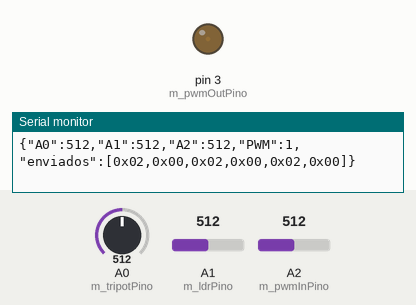
Simulated run of this sketch. Board: Arduino Uno, built with avr-gcc and run on an emulated ATmega328P. Parts: output pins drawn as LEDs (lit = HIGH), the last lines printed to the serial monitor. The inputs (shaded band) are chosen by the test bench; at power-on: A0 (m_tripotPino) = 512, A1 (m_ldrPino) = 512, A2 (m_pwmInPino) = 512. No radio packets arrive unless stated.

Above: at 1.2 s.
1.3 s: A0 (m_tripotPino) set to 716
3.5 s: A1 (m_ldrPino) set to 716
5.5 s: A2 (m_pwmInPino) set to 716
7.5 s: A0 (m_tripotPino) set to 900
9.5 s: A1 (m_ldrPino) set to 900
11.5 s: A2 (m_pwmInPino) set to 511
At 26.9 s:
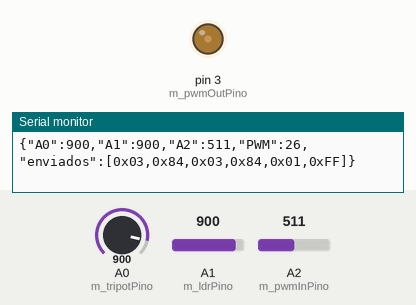
Timing chart, 0 to 28.6 s (numbered marks = the images above; inputs shaded):
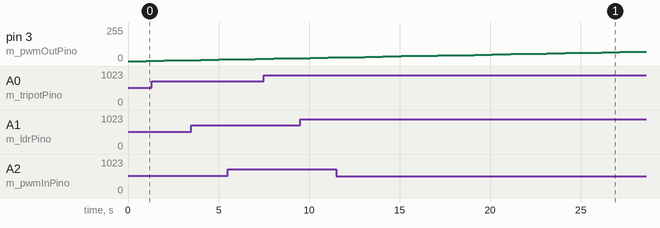

The sketch:

RemoteOscilloscope.ino
```cpp
// utilizar #define com o modo de operação desejado (TRANSAMISSOR ou RECEPTOR) no arquivo definicoes.h
#include "definicoes.h"

#ifdef TRANSMISSOR
  #include "transmissor.h"
#elif defined(RECEPTOR)
  #include "receptor.h"
#endif
void setup(){
  Serial.begin(500000);
  while(!Serial){delay(1000);}
  Serial.println(F("Serial iniciada!"));

  #ifdef TRANSMISSOR
    Transmissor::init();
  #elif defined(RECEPTOR)
    Receptor::init();
  #endif

  Serial.println(F("Dispositivo iniciado!"));
};

void loop(){
  #ifdef TRANSMISSOR
    Transmissor::loop();
  #elif defined(RECEPTOR)
    Receptor::loop();
  #endif
};
```

definicoes.cpp
```cpp
#include "definicoes.h"
float digitalToVolts(uint16_t digital){
  return (5*float(digital))/1023;
};
uint16_t voltsToDigital(float volts){
  return uint16_t((1023*volts)/5);
};

/*
** Tipos: número real, númerro inteiro ou caracter
** Inteiro com ou sem sinal
** Real float ou double
** 2 bits para tipo
** Tipo 0 caracter e tamanho define a quantidade de caracteres
** Tipo 1 real e tamanho define a precisão
** Tipo 2 inteiro sem sinal e tamanho define precisão
** Tipo 3 inteiro com sinal e tamanho define
** 6 bits para tamanho max de 63 bytes

** Algoritmo para dados genéricos
posicao = 0;
while(posicao < tamanho){
  tamanho_corrente = dados[posicao]  >> 2; // 6 bits para tamanho
  switch(dados[posicao] & 0b00000011){
    case 0b00000001:// número real
      if(tamanho_corrente == sizeof(double)){
        // é um double
        double valor = 0.0;
        for(uint8_t indice = 0;indice < sizeof(double);indice++){
          valor = (valor << (8*indice)) | dados[posicao];
          posicao++
        }
      }else if(tamanho_corrente == sizeof(float)){
        // é um float
        float valor = 0.0;
        for(uint8_t indice = 0;indice < sizeof(double_bytes);indice++){
          valor = (valor << (8*indice)) | dados[posicao];
          posicao++;
        }
      }else{
        // se tamanho incompatível com double ou float trata como caracteres
        char valor[tamanho_corrente];
        for(uint8_t indice = 0;indice < tamanho_correntr;indice++){
          valor[início] = dados[posicao];
          posicao++;
         }
      }
    break;
    case 0b00000010:// inteiro sem sinal

      break;
    case 0b00000011:// inteiro com sinal

      break;
    default:
     char valor[tamanho_corrente];
      for(uint8_t indice = 0;indice < tamanho_correntr;indice++){
         valor[início] = dados[posicao];
         posicao++;
      }
  };
}
*/
```

definicoes.h
```cpp
// Definir o pinos do receptor e transmissor e velocidade de comunicação
#ifndef DEFINICOES_H
#define DEFINICOES_H

#define PINO_RECEPTOR 11
#define PINO_TRNASMISSOR 12
#define VELOCIDADE_WIFI 4000
#define MENSAGEM 10 // tamanho das mensagens em bytes
#define TRANSMISSOR /*RECEPTOR*/

#include <Arduino.h>

float digitalToVolts(uint16_t digital);
uint16_t voltsToDigital(float volts);

#endif /* DEFINICOES_H */
```

receptor.cpp
```cpp
#include "Arduino.h"
#include "receptor.h"

#ifdef RECEPTOR

#include <Wire.h>

// Inicialização dos atributos estáticos
RH_ASK Receptor::m_receptor(VELOCIDADE_WIFI,PINO_RECEPTOR,PINO_TRNASMISSOR);//objeto para comunicação sem fio
Adafruit_SSD1306 Receptor::m_tela(SCREEN_WIDTH,SCREEN_HEIGHT, &Wire, OLED_RESET);// objeto para utilização da tela
uint8_t Receptor::Receptor::m_estados = 0;
uint8_t Receptor::m_dados[MENSAGEM];
uint8_t Receptor::m_tamanho = 0;
uint16_t Receptor::m_entradas[GRAFICOS];
uint8_t Receptor::m_graficos[GRAFICOS][GLARGURA];

// espaçamento horizontal do eixo vertical | largura do TIC do eixo vertical | espaçamento vertical do eixo vertical | largura da área do gráfico em pixels | altura da área do gráfico em pixels
static const uint8_t PROGMEM parametros[] = {VLARGURA,TLARGURA,VALTURA,GLARGURA,SCREEN_HEIGHT-VALTURA-1};// parâmetros dos gráficos
uint8_t eixoxi = 0, eixoxf = 0; //posições inicial e final do eixo X
uint8_t largura_grafico = 0;    // largura atual do gráfico
unsigned int milissegundos = 0; // temporizador em milissegundos
unsigned int segundos      = 0; // temporizador em segundos

Receptor::Receptor(){};
Receptor::~Receptor(){};
void Receptor::init(void){
  if((Receptor::m_estados & 0b00000001) == 0){
    for(int indice=0;indice<MENSAGEM;indice++){
      Receptor::m_dados[indice] = 0x00;
    }
    if(Receptor::m_receptor.init()){
      Receptor::m_estados |= 0b00000001;// ativa a flag indicando que o receptor foi iniciado
      Serial.print(F("Receptor iniciado com velocidade de "));
      Serial.print(Receptor::m_receptor.speed(),DEC);
      Serial.println(F("bps"));
    }else{
      Serial.println(F("Não foi possivel iniciar o receptor"));
      Serial.println(F("Por favor reinicie e tente novamente"));
    }
  }
  if((Receptor::m_estados & 0b00000010) == 0){
    for(uint8_t grafico = 0;grafico < GRAFICOS; grafico++){
      for(uint8_t x = 0;x < GLARGURA;x++) {
        Receptor::m_graficos[grafico][x] = 0;
      }
    }
    if(Receptor::m_tela.begin(SSD1306_SWITCHCAPVCC,SCREEN_ADDRESS)) {
      //Memória livre mínima 624bytes para criação do buffer
      Receptor::m_estados |= 0b00000010;// ativa a flag indicando que a tela foi iniciada
      Receptor::m_tela.clearDisplay();//limpa display
      Receptor::m_tela.display();//atualiza display
      configurarTimer();
      Serial.println(F("Display iniciado com sucesso"));
    }else{
      Serial.println(F("Não foi possivel iniciar o display"));
      Serial.println(F("Por favor reinicie e tente novamente"));
    }
  }
};
void Receptor::loop(void){
  Receptor::receberDados();
  Receptor::atualizarTela();
};
void Receptor::receberDados(void){
  if((Receptor::m_estados & 0b00000001) == 0){
    for(int indice=0;indice<MENSAGEM;indice++){
      Receptor::m_dados[indice] = 0x00;
    }
    if(Receptor::m_receptor.init()){
      Receptor::m_estados |= 0b00000001;// ativa a flag indicando que o receptor foi iniciado
      Serial.println(F("Receptor iniciado com sucesso"));
      // se receptor iniciado com suscesso  executa rotina de obtenção dos dados
      // Checa se alguma mensagem chegou
      Receptor::m_tamanho = sizeof(Receptor::m_dados);// tamanho máximo do buffer
      if(Receptor::m_receptor.recv(Receptor::m_dados,&Receptor::m_tamanho)){
        atualizarDados();
      }
    }else{
      Serial.println(F("Não foi possivel iniciar o receptor"));
      Serial.println(F("Por favor reinicie e tente novamente"));
    }
  }else{
    Receptor::m_tamanho = sizeof(Receptor::m_dados);// tamanho máximo do buffer
    if(Receptor::m_receptor.recv(Receptor::m_dados,&Receptor::m_tamanho)){
      atualizarDados();
    }
  }
};
void Receptor::atualizarDados(void){
  if(Receptor::m_tamanho>1){
    // canal analágico A0
    Receptor::m_entradas[0] = Receptor::m_dados[0];
    Receptor::m_entradas[0] = Receptor::m_entradas[0] << 8;
    Receptor::m_entradas[0] |= Receptor::m_dados[1];
    Receptor::m_graficos[0][eixoxf] = SCREEN_HEIGHT-1-map(Receptor::m_entradas[0],0,1023,0,parametros[4]);
  }
  if(Receptor::m_tamanho>3){
    // canal analágico A1
    Receptor::m_entradas[1] = Receptor::m_dados[2];
    Receptor::m_entradas[1] = Receptor::m_entradas[1] << 8;
    Receptor::m_entradas[1] |= Receptor::m_dados[3];
    Receptor::m_graficos[1][eixoxf] = SCREEN_HEIGHT-1-map(Receptor::m_entradas[1],0,1023,0,parametros[4]);
  }
  if(Receptor::m_tamanho>5){
    // canal analágico A2
    Receptor::m_entradas[2] = Receptor::m_dados[4];
    Receptor::m_entradas[2] = Receptor::m_entradas[2] << 8;
    Receptor::m_entradas[2] |= Receptor::m_dados[5];
    Receptor::m_graficos[2][eixoxf] = SCREEN_HEIGHT-1-map(Receptor::m_entradas[2],0,1023,0,parametros[4]);
  }
  if(largura_grafico < parametros[3]){
    largura_grafico++;// aumenta a largura utilizada do gráfico
  }else{
    eixoxi = (eixoxi+1) % parametros[3];// desloca o gráfico para a direita
  }
  eixoxf = (eixoxf+1) % parametros[3];
  imprimirMensagem();
};
void Receptor::atualizarTela(void) {
  if((Receptor::m_estados & 0b00000010) && (Receptor::m_estados & 0b00000100)){
    Receptor::desativarAtualizacao();
    Receptor::m_tela.clearDisplay();
    Receptor::m_tela.setTextSize(1);
    Receptor::m_tela.setTextColor(WHITE);
    Receptor::m_tela.setCursor(50,0);
    Receptor::m_tela.cp437(true);
    Receptor::m_tela.print(F("A"));
    Receptor::m_tela.print(Receptor::m_estados >> 4,DEC);
    Receptor::m_tela.print(F(" = "));
    if(Receptor::m_estados & 0b00001000){
      Receptor::m_tela.println(digitalToVolts(Receptor::m_entradas[Receptor::m_estados >> 4]),2);
    }else{
      Receptor::m_tela.println(Receptor::m_entradas[Receptor::m_estados >> 4],DEC);
    }
    Receptor::m_tela.drawFastVLine(parametros[0],parametros[2],parametros[4],WHITE);// deselha linha do eixo vertical
    Receptor::m_tela.drawFastHLine(parametros[0]-parametros[1],parametros[2],parametros[1],WHITE);// desenha linha horizontal do valor máximo
    Receptor::m_tela.drawFastHLine(parametros[0]-parametros[1],(SCREEN_HEIGHT-1+parametros[2])/2,parametros[1],WHITE);// desenha linha horizontal do valor médio
    Receptor::m_tela.drawFastHLine(parametros[0]-parametros[1],SCREEN_HEIGHT-1,parametros[1],WHITE);// desenha linha horizontal do valor mínimo
    uint8_t gap = parametros[4]/10;
    uint8_t ticy = parametros[2];
    // desenha 4 linhas horizontais a partir do valor máximo
    for(uint8_t i = 0;i<5;i++){
      ticy += gap;
      Receptor::m_tela.drawFastHLine(parametros[0]-(parametros[1]/2),ticy,parametros[1]/2,WHITE);
    }
    ticy = (SCREEN_HEIGHT-1+parametros[2])/2;
    // desenha 4 linhas horizontais a partir do valor médio
    for(uint8_t i = 0;i<5;i++){
      ticy += gap;
      Receptor::m_tela.drawFastHLine(parametros[0]-(parametros[1]/2),ticy,parametros[1]/2,WHITE);
    }
    // coloca os textos no eixo Y
    if(Receptor::m_estados & 0b00001000){
      Receptor::m_tela.println(F("5.00"));
      Receptor::m_tela.println(F("2.50"));
      Receptor::m_tela.println(F("0.00"));
    }else{
      Receptor::m_tela.println(F("1023"));
      Receptor::m_tela.println(F(" 512"));
      Receptor::m_tela.println(F("   0"));
    }
    // Desenhando gráfico
    // percorre a lista de valores do gráfico correspondente
    uint8_t xa = 0,ya = 0;// mantém os valores de x e y anteriores
    for(uint8_t indice = 0 ; indice < largura_grafico; indice++){
      uint8_t x  = indice + parametros[0]+GAPGRAFICO;
      uint8_t y  = Receptor::m_graficos[Receptor::m_estados >> 4][(indice+eixoxi) % parametros[3]];
      if(indice > 0){
        Receptor::m_tela.drawLine(xa,ya,x,y,WHITE);
      }
      xa = x;
      ya = y;
    }
    Receptor::m_tela.display();
  }
};
void Receptor::imprimirMensagem(void){
  Serial.print(F("{"));
  Serial.print(F("\"A0\":"));
  Serial.print(Receptor::m_entradas[0],DEC);
  Serial.print(F(",\"A1\":"));
  Serial.print(Receptor::m_entradas[1],DEC);
  Serial.print(F(",\"A2\":"));
  Serial.print(Receptor::m_entradas[2],DEC);
  Serial.print(F(",\"recebidos\":["));
  if(Receptor::m_tamanho>0){
    Serial.print(F("0x"));
    if(Receptor::m_dados[0] < 16){
      Serial.print(F("0"));
    }
    Serial.print(Receptor::m_dados[0],HEX);
    for(int indice=1;indice < Receptor::m_tamanho;indice++){
      Serial.print(F(",0x"));
      if(Receptor::m_dados[indice] < 16){
        Serial.print(F("0"));
      }
      Serial.print(Receptor::m_dados[indice],HEX);
    }
  }else{
    Serial.print(F(" "));
  }
  Serial.println(F("]}"));
};
void Receptor::ativarAtualizacao(void){
  if((Receptor::m_estados & 0b00000010)){
    Receptor::m_estados |= 0b00000100;//ativa flag indicando que a tela pode ser atualizada
  }
};
void Receptor::desativarAtualizacao(void){
  Receptor::m_estados &= 0b11111011;//desativa flag indicando que tela foi atualizada
};
void Receptor::trocarGrafico(void){
  uint8_t grafico = Receptor::m_estados >> 4;//recupera as flags indicativas das saídas analógicas
  Receptor::m_estados &= 0b00001111;//zera as flags indicativas das saídas analógicas
  grafico++;
  if(grafico < GRAFICOS){
    Receptor::m_estados |= grafico << 4;
  }else{
    Receptor::m_estados ^= 0b00001000;//inverte a flag indicativa do tipo de gráfico
  }
};
void configurarTimer(void){
  //Timer operando em modo CTC e Com saídas OC1A e OC1B desconectadas
  //Compare Output Mode COM1A = 00 e WGM = 12 = 0xC
  //TIMER COUNTER CONTROL REGISTER A >>>  COM2A|COM2A|COM2B|COM2B|     |     |WGM21|WGM20
  TCCR2A  = 0x02;//Modo CTC          >>>    0  |  0  |  0  |  0  |  0  |  0  |  1  |  0
  //TIMER COUNTER CONTROL REGISTER B >>>  FOC2A|FOC2B|     |     |WGM22| CS22| CS21| CS20
  TCCR2B  = 0x05;// Prescaler 128    >>>    0  |  0  |  0  |  0  |  0  |  1  |  0  |  1
  //Definindo valor limite para comparação
  OCR2B  = 0x7D;//contagem -->> (125*128*62,5)/1000000000 = 1ms
  TCNT2  = 0x00;//iniciando contador
  //TIMER INTERRUPTION MASK          >>>       |     |     |     |     |OCIEB|OCIEA| TOIE
  TIMSK2 = 0b00000100;//Habilita interrupção do Comparador da Saída B
};
ISR(TIMER2_COMPB_vect){
  TCNT2 = 0x0000;// Reinicializa o registrador do Timer2
  milissegundos++;
  if(milissegundos >= 1000){
    segundos++;
    milissegundos = 0;
    if(segundos >= INTERVALO){
      segundos = 0;
      if(largura_grafico > 0){
        Receptor::trocarGrafico();// troca de gráfico a cada INTERVALO em segundos
      }
    }
  }
  if(largura_grafico > 0){
    Receptor::ativarAtualizacao();// atualiza a tela a cada milissegundo
  }
}
#endif
```

receptor.h
```cpp
#ifndef RECEPTOR_H
#define RECEPTOR_H
#include "definicoes.h"

#ifdef RECEPTOR

#include <RH_ASK.h>//https://github.com/PaulStoffregen/RadioHead
#include <Adafruit_SSD1306.h>//baixar do gerenciador de bibliotecas e confirmar a instalação das demais dependências
#include <Adafruit_GFX.h>

#define SSD1306_NO_SPLASH // desativa SPLASH
#define SSD1306_128_32
#define SCREEN_WIDTH 128// Definir largura da tela em pixels
#define SCREEN_HEIGHT 32// Definir altura da tela em pixels
#define SCREEN_ADDRESS 0x3C// endereço I2C do display
#define OLED_RESET -1  // pino para reinicialização # (-1 para compartilhar o pino de reset do Arduino)
#define GRAFICOS 3  // Definir quantidade de gráficos a serem plotados (máximo de 16 saídas)
#define VLARGURA 30 // espaçamento horizontal do eixo vertical
#define VALTURA 8   // largura do TIC do eixo vertical
#define TLARGURA 5  // espaçamento vertical do eixo vertical
#define GAPGRAFICO 2   // espaçamento horizontal entre o eixo vertical e o gráfico
#define GLARGURA (SCREEN_WIDTH-VLARGURA-GAPGRAFICO) // largura da área do gráfico (cada ponto do gráfico utiliza 3 pixels, foi necessário devido ao uso de memória)
#define INTERVALO 10//intervalo em segundos para trocar o gráfico apresentado no display

class Receptor {
  private:
    // Atributos de classe
    static RH_ASK m_receptor;//objeto para comunicação sem fio
    static Adafruit_SSD1306 m_tela;// objeto para utilização da tela linhas agrupadas em páginas cada página com 128x8pixels, quantidade de páginas de acordo com a altura da tela ALTURA/8
    static uint8_t m_estados;// array de bool para indicação dos estados da execução SAÍDA  ANALÓGICA (4 bits - máximo 16 saídas) | TIPO DE GRÁFICO (digital 0 ou volts 1) | ATUALIZAR DISPLAY | DISPLAY INICIADO | RECEPTOR
    static uint8_t m_dados[];// Buffer para armazenar a mensagem recebida
    static uint8_t m_tamanho;// tamanho dos dados recebidos
    static uint16_t m_entradas[];// últimos valores recebidos
    /** Matriz de gráficos
      Mantém os gráficos de cada entrada
      Material de apoio
      https://github.com/makeabilitylab/arduino/tree/master/OLED
      http://www.technoblogy.com/show?23OS

    */
    static uint8_t m_graficos[][GLARGURA];
    // Métodos privados estáticos
    static void receberDados(void);
    static void atualizarDados(void);
    static void atualizarTela(void);
    static void imprimirMensagem(void);
  public:
    Receptor();//Construtyor padrão
    virtual ~Receptor();//destrutor
    // Métodos estáticos públicos
    static void init(void);
    static void loop(void);
    static void ativarAtualizacao(void);
    static void desativarAtualizacao(void);
    static void trocarGrafico(void);
};
void configurarTimer(void);
#endif /* RECEPTOR */
#endif /* RECEPTOR_H */
```

transmissor.h
```cpp
#ifndef TRANSMISSOR_H
#define TRANSMISSOR_H

#include "definicoes.h"

#ifdef TRANSMISSOR

#include <RH_ASK.h>//https://github.com/PaulStoffregen/RadioHead

#define INTERVALO 1 // intervalo em segundos para alterar a saída PWM

class Transmissor {
  private:
    // Atributos de classe
    static RH_ASK m_trasmissor;//objeto para comunicação sem fio
    static uint8_t m_estados;// array de bool para indicação dos estados da execução 0 | 0 | 0 | ENTRADA A2 | ENTRADA A1 | ENTRADA A0 | SAIDA | TRANSMISSOR
    static uint8_t m_dados[];// Buffer para armazenar a mensagem a ser enviada
    static uint8_t m_tamanho;// tamanho dos dados a serem enviados
    static const uint8_t m_pwmOutPino;// pino de saída PWM

    static const uint8_t m_tripotPino;// pino do tripot
    static const uint8_t m_ldrPino;// pino do LDR
    static const uint8_t m_pwmInPino;// pino de entrada do sinal PWM
    static uint16_t m_entradas[];// entradas analógicas a serem monitoradas
    // Métodos privados estáticos
    static void atualizarDados(void);
    static void enviarDados(void);
    static void imprimirMensagem(void);
  public:
    Transmissor();//Construtyor padrão
    virtual ~Transmissor();//destrutor
    // Métodos estáticos públicos
    static void init(void);
    static void loop(void);
};
#endif /* TRAMISSOR */
#endif /* TRANSMISSOR_H */
```

Source omitted: transmissor.cpp (6367 bytes)
